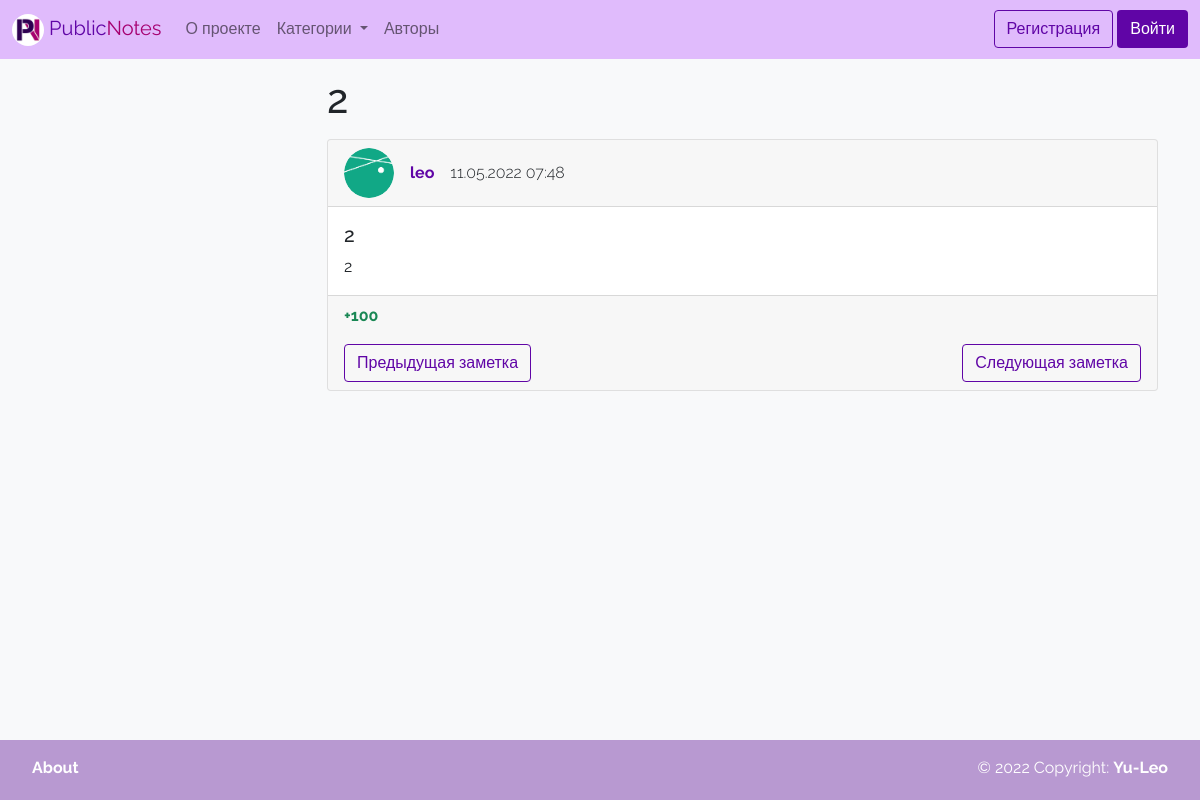
Page /note/2/ on the committed database.
### wall/models.py (models this page shows)
class Note(models.Model):
    title = models.CharField(max_length=150, verbose_name='Название')
    content = models.TextField(verbose_name='Текст', blank=True)
    created_at = models.DateTimeField(auto_now_add=True, verbose_name='Дата создания')
    rating = models.IntegerField(verbose_name='Рейтинг', default=0)
    stared = models.BooleanField(verbose_name='Важная', default=False)
    author = models.ForeignKey(
        settings.AUTH_USER_MODEL,
        on_delete=models.PROTECT,
        verbose_name='Автор',
        null=True,
        blank=True,
    )
    category = models.ForeignKey('Category', on_delete=models.PROTECT, verbose_name='Категория', null=True, blank=True)
    def get_absolute_url(self):
        return reverse('note', kwargs={"pk": self.pk})
    class Meta:
        verbose_name = 'Заметка'
        verbose_name_plural = 'Заметки'
        ordering = ['-created_at', 'title']

class User(AbstractUser):
    photo = models.ImageField(upload_to='photos/%Y/%m/%d/', verbose_name='Аватарка', blank=True)
    rating = models.IntegerField(verbose_name='Рейтинг', default=0)
    bio = models.TextField(verbose_name='О себе', blank=True)
    show_email = models.BooleanField(verbose_name='Публичный e-mail', default=False)
    def get_absolute_url(self):
        return reverse('author', kwargs={"pk": self.pk})

### wall/views.py (the view)
# urls.py: path('note/<int:pk>/', ViewNote.as_view(), name='note'),
class ViewNote(DetailView):
    model = Note
    template_name = 'wall/note.html'
    context_object_name = 'note'

### wall/templatetags/wall_tags.py (called while the page is built)
@register.simple_tag
def get_categories():
    return Category.objects.annotate(cnt=Count('note')).order_by('-cnt', 'title')

@register.simple_tag
def get_prev_note_in_category(note):
    try:
        return note.get_previous_by_created_at(category=note.category)
    except ObjectDoesNotExist:
        return None

@register.simple_tag
def get_next_note_in_category(note):
    try:
        return note.get_next_by_created_at(category=note.category)
    except ObjectDoesNotExist:
        return None

### wall/templates/wall/note.html (shortened to what this page needs)
{% extends 'base.html' %}
{% load wall_tags %}
{% block content_title %} <h1 class="mb-3">{{ note.title }}</h1>{% endblock %}
{% block content %}
<div class="card mb-3">
    <div class="card-header">
        <div class="hstack gap-3">
            <div class="">
                <img src="{% if note.author.photo %}
                {{ note.author.photo.url }}
                {% else %}
                {% load static %}
                {% endif %}" alt="..." width="50" height="50"
                     style="border-radius: 25px;">
            </div>
            <div class="fw-bold">
                {% if note.author %}
                <a href="{{ note.author.get_absolute_url }}" class="text-decoration-none text-purple">
                    {{ note.author.username }}</a>
                {% else %}
                Аноним
                {% endif %}
            </div>
            <div class="fw-light">{{ note.created_at|date:"d.m.Y H:i" }}</div>
        </div>
    </div>
    <div class="card-body">
        <h5 class="card-title">{{ note.title }}</h5>
        <p class="card-text">{{ note.content }}</p>
    </div>
    <div class="card-footer"
         style="{% if note.category.color %}background-color: #{{note.category.color}}{% endif %}">
        <div class="hstack gap-3 mb-3">
            {% if note.rating > 0 %}
            <div class="text-success fw-bold">+{{note.rating}}</div>
            {% elif note.rating < 0 %}
            <div class="text-danger fw-bold">{{note.rating}}</div>
            {% else %}
            <div class="fw-bold">{{note.rating}}</div>
            {% endif %}
        </div>
        <div class="btn-toolbar justify-content-between" role="toolbar" aria-label="Toolbar with button groups">
            {% get_prev_note_in_category note as prev_note %}
            {% if prev_note%}
            <a href="{{ prev_note.get_absolute_url }}" class="btn btn-outline-purple">Предыдущая заметка</a>
            {% else%}
            <a href="#" class="btn btn-outline-purple disabled">Предыдущая заметка</a>
            {% endif %}
            {% get_next_note_in_category note as next_note %}
            {% if next_note%}
            <a href="{{ next_note.get_absolute_url }}" class="btn btn-outline-purple">Следующая заметка</a>
            {% else%}
            <a href="#" class="btn btn-outline-purple disabled">Следующая заметка</a>
            {% endif %}
        </div>
    </div>
</div>
{% endblock %}

### wall/static/wall/css/style.css (style rules this page uses)
:root { --purple: #6005A6; --dark-purple: #3E026C; --pink: #A60070; --dark-pink: #7B0053; }
html { position: relative; min-height: 100%; }
body { margin-bottom: 60px; font-family: 'Raleway', sans-serif; }
.text-purple { color: var(--purple); }
.btn-outline-purple { border-color: var(--purple); color: var(--purple); }

### rows in the picture
Note: title "2", author.photo (picture), author.username "leo", created_at "11.05.2022 07:48", content "2", rating "100"
